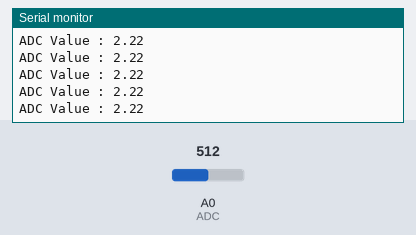
Simulated run of this sketch. Board: Arduino Uno, built with avr-gcc and run on an emulated ATmega328P. On the bench: the last lines printed to the serial monitor. The test bench sets the inputs (shaded band); at power-on: A0 (ADC) = 512.

Above: at 1.2 s.
1.3 s: A0 (ADC) set to 716
At 1.31 s:
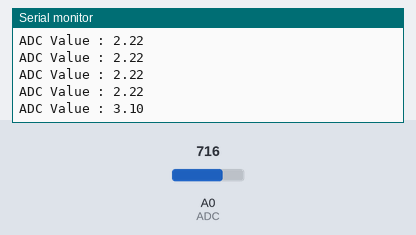
2.8 s: A0 (ADC) set to 900
At 2.82 s:
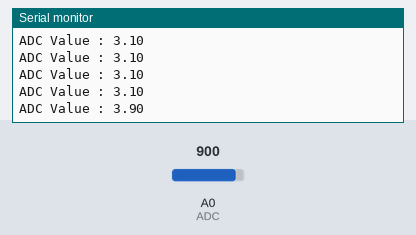
Timing chart, 0 to 5.8 s (numbered marks = the images above; inputs shaded):
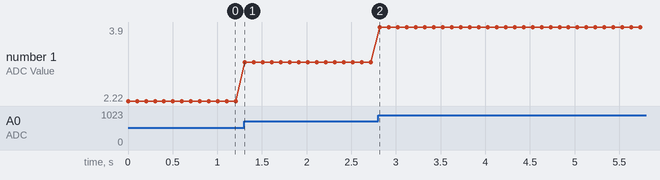

The sketch:

ADCTest.ino
```cpp
const int ADC = A0;
float value = 0;

void setup(){
    Serial.begin(115200);
}

void loop(){
    value = analogRead(ADC);
    Serial.print("ADC Value : ");
    Serial.println(value/231);

    delay(100);
}
```

Measured:
- after the input at 1.3 s, the serial monitor: prints a new line at once (image 1)
- after the input at 2.8 s, the serial monitor: prints a new line at once (image 2)
- plotted number 1: 2.22 → 3.1 after the input at 1.3 s, 3.1 → 3.9 after the input at 2.8 s
